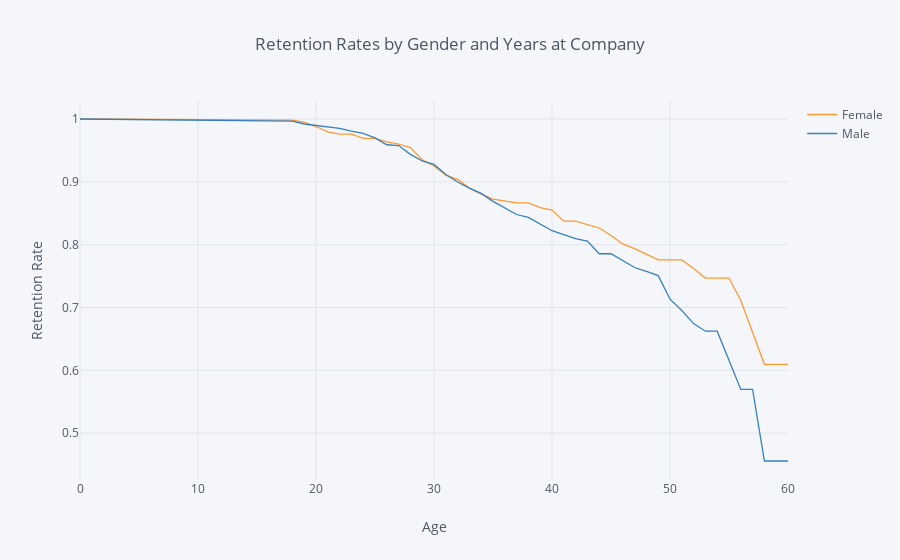

Here is the notebook cell this chart was saved with:
### Code cell
rates1.iplot(kind='line', xTitle='Age', yTitle='Retention Rate',
            title='Retention Rates by Gender and Years at Company')

### Figure 1 — Plotly figure (JSON) as saved in the notebook; plotly's stock layout.template omitted (floating-point values rounded to 4 significant figures)
{"data": [{"line": {"color": "rgba(255, 153, 51, 1.0)", "dash": "solid", "shape": "linear", "width": 1.3}, "mode": "lines", "name": "Female", "text": "", "type": "scatter", "uid": "fe0f3d33-ee22-4a6c-b633-f0a7b9df2465", "x": [0, 18, 19, 20, 21, 22, 23, 24, 25, 26, 27, 28, 29, 30, 31, 32, 33, 34, 35, 36, 37, 38, 39, 40, 41, 42, 43, 44, 45, 46, 47, 48, 49, 50, 51, 52, 53, 54, 55, 56, 57, 58, 59, 60], "y": [1, 0.9983, 0.9949, 0.988, 0.9794, 0.976, 0.976, 0.969, 0.969, 0.9637, 0.9601, 0.9544, 0.9352, 0.9252, 0.9105, 0.904, 0.8901, 0.8804, 0.8725, 0.8696, 0.8665, 0.8665, 0.8591, 0.8551, 0.8374, 0.8374, 0.8322, 0.8266, 0.8146, 0.8011, 0.7936, 0.785, 0.7757, 0.7757, 0.7757, 0.7621, 0.7469, 0.7469, 0.7469, 0.7113, 0.6605, 0.6097, 0.6097, 0.6097]}, {"line": {"color": "rgba(55, 128, 191, 1.0)", "dash": "solid", "shape": "linear", "width": 1.3}, "mode": "lines", "name": "Male", "text": "", "type": "scatter", "uid": "49ff69c9-7886-460f-bf8c-9532b58e862c", "x": [0, 18, 19, 20, 21, 22, 23, 24, 25, 26, 27, 28, 29, 30, 31, 32, 33, 34, 35, 36, 37, 38, 39, 40, 41, 42, 43, 44, 45, 46, 47, 48, 49, 50, 51, 52, 53, 54, 55, 56, 57, 58, 59, 60], "y": [1, 0.9966, 0.9921, 0.9898, 0.9886, 0.9852, 0.9806, 0.977, 0.9699, 0.959, 0.9578, 0.9438, 0.9332, 0.9277, 0.9118, 0.8997, 0.8901, 0.8817, 0.8689, 0.8589, 0.848, 0.8433, 0.8331, 0.8222, 0.8162, 0.8096, 0.8058, 0.7856, 0.7856, 0.7752, 0.7637, 0.7575, 0.7508, 0.7132, 0.6952, 0.6744, 0.6624, 0.6624, 0.6172, 0.5697, 0.5697, 0.4558, 0.4558, 0.4558]}], "layout": {"legend": {"bgcolor": "#F5F6F9", "font": {"color": "#4D5663"}}, "paper_bgcolor": "#F5F6F9", "plot_bgcolor": "#F5F6F9", "title": {"font": {"color": "#4D5663"}, "text": "Retention Rates by Gender and Years at Company"}, "xaxis": {"gridcolor": "#E1E5ED", "showgrid": true, "tickfont": {"color": "#4D5663"}, "title": {"font": {"color": "#4D5663"}, "text": "Age"}, "zerolinecolor": "#E1E5ED"}, "yaxis": {"gridcolor": "#E1E5ED", "showgrid": true, "tickfont": {"color": "#4D5663"}, "title": {"font": {"color": "#4D5663"}, "text": "Retention Rate"}, "zerolinecolor": "#E1E5ED"}}}
